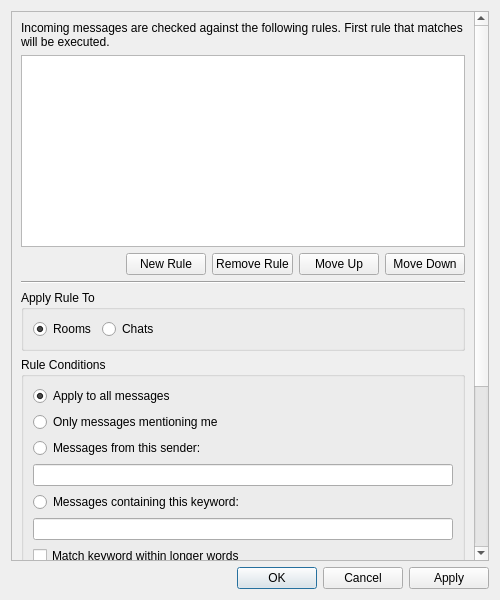
<?xml version="1.0" encoding="UTF-8"?>
<ui version="4.0">
 <class>QtHighlightEditor</class>
 <widget class="QWidget" name="QtHighlightEditor">
  <property name="geometry">
   <rect>
    <x>0</x>
    <y>0</y>
    <width>500</width>
    <height>600</height>
   </rect>
  </property>
  <property name="sizePolicy">
   <sizepolicy hsizetype="MinimumExpanding" vsizetype="MinimumExpanding">
    <horstretch>0</horstretch>
    <verstretch>0</verstretch>
   </sizepolicy>
  </property>
  <property name="minimumSize">
   <size>
    <width>500</width>
    <height>600</height>
   </size>
  </property>
  <property name="windowTitle">
   <string>Form</string>
  </property>
  <layout class="QVBoxLayout" name="verticalLayout_2">
   <item>
    <widget class="QScrollArea" name="scrollArea">
     <property name="sizePolicy">
      <sizepolicy hsizetype="Expanding" vsizetype="Expanding">
       <horstretch>0</horstretch>
       <verstretch>0</verstretch>
      </sizepolicy>
     </property>
     <property name="frameShape">
      <enum>QFrame::StyledPanel</enum>
     </property>
     <property name="frameShadow">
      <enum>QFrame::Sunken</enum>
     </property>
     <property name="widgetResizable">
      <bool>true</bool>
     </property>
     <widget class="QWidget" name="scrollAreaWidgetContents">
      <property name="geometry">
       <rect>
        <x>0</x>
        <y>0</y>
        <width>463</width>
        <height>792</height>
       </rect>
      </property>
      <layout class="QVBoxLayout" name="verticalLayout_4">
       <item>
        <widget class="QLabel" name="label_5">
         <property name="text">
          <string>Incoming messages are checked against the following rules. First rule that matches will be executed.</string>
         </property>
         <property name="wordWrap">
          <bool>true</bool>
         </property>
        </widget>
       </item>
       <item>
        <widget class="QListWidget" name="listWidget">
         <property name="sizePolicy">
          <sizepolicy hsizetype="Expanding" vsizetype="Expanding">
           <horstretch>0</horstretch>
           <verstretch>0</verstretch>
          </sizepolicy>
         </property>
         <property name="minimumSize">
          <size>
           <width>0</width>
           <height>0</height>
          </size>
         </property>
        </widget>
       </item>
       <item>
        <layout class="QHBoxLayout" name="horizontalLayout_3">
         <item>
          <spacer name="horizontalSpacer_8">
           <property name="orientation">
            <enum>Qt::Horizontal</enum>
           </property>
           <property name="sizeHint" stdset="0">
            <size>
             <width>40</width>
             <height>20</height>
            </size>
           </property>
          </spacer>
         </item>
         <item>
          <widget class="QPushButton" name="newButton">
           <property name="text">
            <string>New Rule</string>
           </property>
          </widget>
         </item>
         <item>
          <widget class="QPushButton" name="deleteButton">
           <property name="text">
            <string>Remove Rule</string>
           </property>
          </widget>
         </item>
         <item>
          <widget class="QPushButton" name="moveUpButton">
           <property name="text">
            <string>Move Up</string>
           </property>
          </widget>
         </item>
         <item>
          <widget class="QPushButton" name="moveDownButton">
           <property name="text">
            <string>Move Down</string>
           </property>
          </widget>
         </item>
        </layout>
       </item>
       <item>
        <widget class="Line" name="line_3">
         <property name="orientation">
          <enum>Qt::Horizontal</enum>
         </property>
        </widget>
       </item>
       <item>
        <widget class="QGroupBox" name="groupBox">
         <property name="sizePolicy">
          <sizepolicy hsizetype="Minimum" vsizetype="Minimum">
           <horstretch>0</horstretch>
           <verstretch>0</verstretch>
          </sizepolicy>
         </property>
         <property name="title">
          <string>Apply Rule To</string>
         </property>
         <layout class="QHBoxLayout" name="horizontalLayout">
          <item>
           <widget class="QRadioButton" name="roomRadio">
            <property name="text">
             <string>Rooms</string>
            </property>
            <property name="checked">
             <bool>true</bool>
            </property>
           </widget>
          </item>
          <item>
           <widget class="QRadioButton" name="chatRadio">
            <property name="text">
             <string>Chats</string>
            </property>
            <property name="checked">
             <bool>false</bool>
            </property>
           </widget>
          </item>
          <item>
           <spacer name="horizontalSpacer">
            <property name="orientation">
             <enum>Qt::Horizontal</enum>
            </property>
            <property name="sizeHint" stdset="0">
             <size>
              <width>246</width>
              <height>20</height>
             </size>
            </property>
           </spacer>
          </item>
         </layout>
        </widget>
       </item>
       <item>
        <widget class="QGroupBox" name="groupBox_6">
         <property name="sizePolicy">
          <sizepolicy hsizetype="Minimum" vsizetype="Minimum">
           <horstretch>0</horstretch>
           <verstretch>0</verstretch>
          </sizepolicy>
         </property>
         <property name="title">
          <string>Rule Conditions</string>
         </property>
         <layout class="QVBoxLayout" name="verticalLayout">
          <item>
           <widget class="QRadioButton" name="allMsgRadio">
            <property name="text">
             <string>Apply to all messages</string>
            </property>
            <property name="checked">
             <bool>true</bool>
            </property>
           </widget>
          </item>
          <item>
           <widget class="QRadioButton" name="nickIsKeyword">
            <property name="text">
             <string>Only messages mentioning me</string>
            </property>
           </widget>
          </item>
          <item>
           <widget class="QRadioButton" name="senderRadio">
            <property name="text">
             <string>Messages from this sender:</string>
            </property>
           </widget>
          </item>
          <item>
           <layout class="QHBoxLayout" name="senderName">
            <property name="sizeConstraint">
             <enum>QLayout::SetMinimumSize</enum>
            </property>
            <item>
             <widget class="QLineEdit" name="dummySenderName"/>
            </item>
           </layout>
          </item>
          <item>
           <widget class="QRadioButton" name="keywordRadio">
            <property name="text">
             <string>Messages containing this keyword:</string>
            </property>
           </widget>
          </item>
          <item>
           <widget class="QLineEdit" name="keyword"/>
          </item>
          <item>
           <widget class="QCheckBox" name="matchPartialWords">
            <property name="text">
             <string>Match keyword within longer words</string>
            </property>
           </widget>
          </item>
          <item>
           <widget class="QCheckBox" name="matchCase">
            <property name="text">
             <string>Keyword is case sensitive</string>
            </property>
           </widget>
          </item>
         </layout>
        </widget>
       </item>
       <item>
        <widget class="QGroupBox" name="groupBox_3">
         <property name="sizePolicy">
          <sizepolicy hsizetype="Minimum" vsizetype="Minimum">
           <horstretch>0</horstretch>
           <verstretch>0</verstretch>
          </sizepolicy>
         </property>
         <property name="title">
          <string>Highlight Action</string>
         </property>
         <layout class="QVBoxLayout" name="verticalLayout_5">
          <item>
           <layout class="QHBoxLayout" name="horizontalLayout_5">
            <item>
             <widget class="QRadioButton" name="noColorRadio">
              <property name="text">
               <string>No Highlight</string>
              </property>
              <property name="checked">
               <bool>true</bool>
              </property>
             </widget>
            </item>
            <item>
             <widget class="QRadioButton" name="customColorRadio">
              <property name="text">
               <string>Custom Color</string>
              </property>
             </widget>
            </item>
            <item>
             <spacer name="horizontalSpacer_5">
              <property name="orientation">
               <enum>Qt::Horizontal</enum>
              </property>
              <property name="sizeHint" stdset="0">
               <size>
                <width>40</width>
                <height>20</height>
               </size>
              </property>
             </spacer>
            </item>
           </layout>
          </item>
          <item>
           <layout class="QHBoxLayout" name="horizontalLayout_6">
            <item>
             <spacer name="horizontalSpacer_2">
              <property name="orientation">
               <enum>Qt::Horizontal</enum>
              </property>
              <property name="sizeHint" stdset="0">
               <size>
                <width>40</width>
                <height>20</height>
               </size>
              </property>
             </spacer>
            </item>
            <item>
             <widget class="Swift::QtColorToolButton" name="foregroundColor">
              <property name="enabled">
               <bool>false</bool>
              </property>
              <property name="text">
               <string>&amp;Text</string>
              </property>
              <property name="toolButtonStyle">
               <enum>Qt::ToolButtonTextBesideIcon</enum>
              </property>
             </widget>
            </item>
            <item>
             <widget class="Swift::QtColorToolButton" name="backgroundColor">
              <property name="enabled">
               <bool>false</bool>
              </property>
              <property name="text">
               <string>&amp;Background</string>
              </property>
              <property name="toolButtonStyle">
               <enum>Qt::ToolButtonTextBesideIcon</enum>
              </property>
             </widget>
            </item>
           </layout>
          </item>
         </layout>
        </widget>
       </item>
       <item>
        <widget class="QGroupBox" name="groupBox_4">
         <property name="sizePolicy">
          <sizepolicy hsizetype="Minimum" vsizetype="Minimum">
           <horstretch>0</horstretch>
           <verstretch>0</verstretch>
          </sizepolicy>
         </property>
         <property name="title">
          <string>Sound Action</string>
         </property>
         <layout class="QVBoxLayout" name="verticalLayout_6">
          <item>
           <layout class="QHBoxLayout" name="horizontalLayout_7">
            <item>
             <widget class="QRadioButton" name="noSoundRadio">
              <property name="text">
               <string>No Sound</string>
              </property>
              <property name="checked">
               <bool>true</bool>
              </property>
             </widget>
            </item>
            <item>
             <widget class="QRadioButton" name="defaultSoundRadio">
              <property name="text">
               <string>Default Sound</string>
              </property>
             </widget>
            </item>
            <item>
             <widget class="QRadioButton" name="customSoundRadio">
              <property name="text">
               <string>Custom Sound</string>
              </property>
             </widget>
            </item>
            <item>
             <spacer name="horizontalSpacer_6">
              <property name="orientation">
               <enum>Qt::Horizontal</enum>
              </property>
              <property name="sizeHint" stdset="0">
               <size>
                <width>40</width>
                <height>20</height>
               </size>
              </property>
             </spacer>
            </item>
           </layout>
          </item>
          <item>
           <layout class="QHBoxLayout" name="horizontalLayout_8">
            <item>
             <spacer name="horizontalSpacer_3">
              <property name="orientation">
               <enum>Qt::Horizontal</enum>
              </property>
              <property name="sizeHint" stdset="0">
               <size>
                <width>40</width>
                <height>20</height>
               </size>
              </property>
             </spacer>
            </item>
            <item>
             <widget class="QLineEdit" name="soundFile">
              <property name="enabled">
               <bool>false</bool>
              </property>
              <property name="readOnly">
               <bool>false</bool>
              </property>
             </widget>
            </item>
            <item>
             <widget class="QToolButton" name="soundFileButton">
              <property name="enabled">
               <bool>false</bool>
              </property>
              <property name="text">
               <string>...</string>
              </property>
             </widget>
            </item>
           </layout>
          </item>
         </layout>
        </widget>
       </item>
      </layout>
     </widget>
    </widget>
   </item>
   <item>
    <layout class="QHBoxLayout" name="horizontalLayout_9">
     <item>
      <spacer name="horizontalSpacer_4">
       <property name="orientation">
        <enum>Qt::Horizontal</enum>
       </property>
       <property name="sizeHint" stdset="0">
        <size>
         <width>40</width>
         <height>20</height>
        </size>
       </property>
      </spacer>
     </item>
     <item>
      <widget class="QDialogButtonBox" name="buttonBox">
       <property name="standardButtons">
        <set>QDialogButtonBox::Apply|QDialogButtonBox::Cancel|QDialogButtonBox::Ok</set>
       </property>
      </widget>
     </item>
    </layout>
   </item>
  </layout>
 </widget>
 <customwidgets>
  <customwidget>
   <class>Swift::QtColorToolButton</class>
   <extends>QToolButton</extends>
   <header>QtColorToolButton.h</header>
  </customwidget>
 </customwidgets>
 <resources/>
 <connections/>
</ui>
